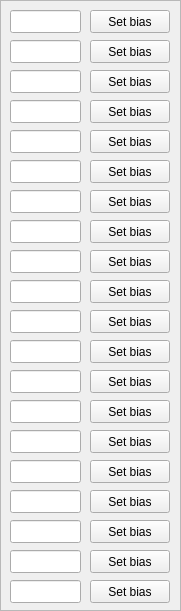
     <widget class="QFrame" name="frameSetSingleBias">
      <property name="geometry">
       <rect>
        <x>100</x>
        <y>30</y>
        <width>181</width>
        <height>611</height>
       </rect>
      </property>
      <property name="frameShape">
       <enum>QFrame::StyledPanel</enum>
      </property>
      <property name="frameShadow">
       <enum>QFrame::Raised</enum>
      </property>
      <widget class="QPushButton" name="btnBiasSetChan_10">
       <property name="geometry">
        <rect>
         <x>90</x>
         <y>280</y>
         <width>80</width>
         <height>23</height>
        </rect>
       </property>
       <property name="text">
        <string>Set bias</string>
       </property>
       <property name="checkable">
        <bool>false</bool>
       </property>
       <property name="checked">
        <bool>false</bool>
       </property>
      </widget>
      <widget class="QPushButton" name="btnBiasSetChan_9">
       <property name="geometry">
        <rect>
         <x>90</x>
         <y>250</y>
         <width>80</width>
         <height>23</height>
        </rect>
       </property>
       <property name="text">
        <string>Set bias</string>
       </property>
      </widget>
      <widget class="QPushButton" name="btnBiasSetChan_1">
       <property name="geometry">
        <rect>
         <x>90</x>
         <y>10</y>
         <width>80</width>
         <height>23</height>
        </rect>
       </property>
       <property name="text">
        <string>Set bias</string>
       </property>
      </widget>
      <widget class="QPushButton" name="btnBiasSetChan_3">
       <property name="geometry">
        <rect>
         <x>90</x>
         <y>70</y>
         <width>80</width>
         <height>23</height>
        </rect>
       </property>
       <property name="text">
        <string>Set bias</string>
       </property>
      </widget>
      <widget class="QPushButton" name="btnBiasSetChan_8">
       <property name="geometry">
        <rect>
         <x>90</x>
         <y>220</y>
         <width>80</width>
         <height>23</height>
        </rect>
       </property>
       <property name="text">
        <string>Set bias</string>
       </property>
      </widget>
      <widget class="QPushButton" name="btnBiasSetChan_4">
       <property name="geometry">
        <rect>
         <x>90</x>
         <y>100</y>
         <width>80</width>
         <height>23</height>
        </rect>
       </property>
       <property name="text">
        <string>Set bias</string>
       </property>
      </widget>
      <widget class="QPushButton" name="btnBiasSetChan_2">
       <property name="geometry">
        <rect>
         <x>90</x>
         <y>40</y>
         <width>80</width>
         <height>23</height>
        </rect>
       </property>
       <property name="text">
        <string>Set bias</string>
       </property>
      </widget>
      <widget class="QPushButton" name="btnBiasSetChan_7">
       <property name="geometry">
        <rect>
         <x>90</x>
         <y>190</y>
         <width>80</width>
         <height>23</height>
        </rect>
       </property>
       <property name="text">
        <string>Set bias</string>
       </property>
      </widget>
      <widget class="QPushButton" name="btnBiasSetChan_6">
       <property name="geometry">
        <rect>
         <x>90</x>
         <y>160</y>
         <width>80</width>
         <height>23</height>
        </rect>
       </property>
       <property name="text">
        <string>Set bias</string>
       </property>
      </widget>
      <widget class="QPushButton" name="btnBiasSetChan_5">
       <property name="geometry">
        <rect>
         <x>90</x>
         <y>130</y>
         <width>80</width>
         <height>23</height>
        </rect>
       </property>
       <property name="text">
        <string>Set bias</string>
       </property>
      </widget>
      <widget class="QPushButton" name="btnBiasSetChan_11">
       <property name="geometry">
        <rect>
         <x>90</x>
         <y>310</y>
         <width>80</width>
         <height>23</height>
        </rect>
       </property>
       <property name="text">
        <string>Set bias</string>
       </property>
       <property name="checkable">
        <bool>false</bool>
       </property>
       <property name="checked">
        <bool>false</bool>
       </property>
      </widget>
      <widget class="QPushButton" name="btnBiasSetChan_12">
       <property name="geometry">
        <rect>
         <x>90</x>
         <y>340</y>
         <width>80</width>
         <height>23</height>
        </rect>
       </property>
       <property name="text">
        <string>Set bias</string>
       </property>
       <property name="checkable">
        <bool>false</bool>
       </property>
       <property name="checked">
        <bool>false</bool>
       </property>
      </widget>
      <widget class="QPushButton" name="btnBiasSetChan_13">
       <property name="geometry">
        <rect>
         <x>90</x>
         <y>370</y>
         <width>80</width>
         <height>23</height>
        </rect>
       </property>
       <property name="text">
        <string>Set bias</string>
       </property>
       <property name="checkable">
        <bool>false</bool>
       </property>
       <property name="checked">
        <bool>false</bool>
       </property>
      </widget>
      <widget class="QPushButton" name="btnBiasSetChan_14">
       <property name="geometry">
        <rect>
         <x>90</x>
         <y>400</y>
         <width>80</width>
         <height>23</height>
        </rect>
       </property>
       <property name="text">
        <string>Set bias</string>
       </property>
       <property name="checkable">
        <bool>false</bool>
       </property>
       <property name="checked">
        <bool>false</bool>
       </property>
      </widget>
      <widget class="QPushButton" name="btnBiasSetChan_15">
       <property name="geometry">
        <rect>
         <x>90</x>
         <y>430</y>
         <width>80</width>
         <height>23</height>
        </rect>
       </property>
       <property name="text">
        <string>Set bias</string>
       </property>
       <property name="checkable">
        <bool>false</bool>
       </property>
       <property name="checked">
        <bool>false</bool>
       </property>
      </widget>
      <widget class="QPushButton" name="btnBiasSetChan_16">
       <property name="geometry">
        <rect>
         <x>90</x>
         <y>460</y>
         <width>80</width>
         <height>23</height>
        </rect>
       </property>
       <property name="text">
        <string>Set bias</string>
       </property>
       <property name="checkable">
        <bool>false</bool>
       </property>
       <property name="checked">
        <bool>false</bool>
       </property>
      </widget>
      <widget class="QPushButton" name="btnBiasSetChan_17">
       <property name="geometry">
        <rect>
         <x>90</x>
         <y>490</y>
         <width>80</width>
         <height>23</height>
        </rect>
       </property>
       <property name="text">
        <string>Set bias</string>
       </property>
       <property name="checkable">
        <bool>false</bool>
       </property>
       <property name="checked">
        <bool>false</bool>
       </property>
      </widget>
      <widget class="QPushButton" name="btnBiasSetChan_18">
       <property name="geometry">
        <rect>
         <x>90</x>
         <y>520</y>
         <width>80</width>
         <height>23</height>
        </rect>
       </property>
       <property name="text">
        <string>Set bias</string>
       </property>
       <property name="checkable">
        <bool>false</bool>
       </property>
       <property name="checked">
        <bool>false</bool>
       </property>
      </widget>
      <widget class="QPushButton" name="btnBiasSetChan_19">
       <property name="geometry">
        <rect>
         <x>90</x>
         <y>550</y>
         <width>80</width>
         <height>23</height>
        </rect>
       </property>
       <property name="text">
        <string>Set bias</string>
       </property>
       <property name="checkable">
        <bool>false</bool>
       </property>
       <property name="checked">
        <bool>false</bool>
       </property>
      </widget>
      <widget class="QPushButton" name="btnBiasSetChan_20">
       <property name="geometry">
        <rect>
         <x>90</x>
         <y>580</y>
         <width>80</width>
         <height>23</height>
        </rect>
       </property>
       <property name="text">
        <string>Set bias</string>
       </property>
       <property name="checkable">
        <bool>false</bool>
       </property>
       <property name="checked">
        <bool>false</bool>
       </property>
      </widget>
      <widget class="QLineEdit" name="txtBiasSetChan_15">
       <property name="geometry">
        <rect>
         <x>10</x>
         <y>430</y>
         <width>71</width>
         <height>23</height>
        </rect>
       </property>
      </widget>
      <widget class="QLineEdit" name="txtBiasSetChan_1">
       <property name="geometry">
        <rect>
         <x>10</x>
         <y>10</y>
         <width>71</width>
         <height>23</height>
        </rect>
       </property>
      </widget>
      <widget class="QLineEdit" name="txtBiasSetChan_14">
       <property name="geometry">
        <rect>
         <x>10</x>
         <y>400</y>
         <width>71</width>
         <height>23</height>
        </rect>
       </property>
      </widget>
      <widget class="QLineEdit" name="txtBiasSetChan_16">
       <property name="geometry">
        <rect>
         <x>10</x>
         <y>460</y>
         <width>71</width>
         <height>23</height>
        </rect>
       </property>
      </widget>
      <widget class="QLineEdit" name="txtBiasSetChan_2">
       <property name="geometry">
        <rect>
         <x>10</x>
         <y>40</y>
         <width>71</width>
         <height>23</height>
        </rect>
       </property>
      </widget>
      <widget class="QLineEdit" name="txtBiasSetChan_5">
       <property name="geometry">
        <rect>
         <x>10</x>
         <y>130</y>
         <width>71</width>
         <height>23</height>
        </rect>
       </property>
      </widget>
      <widget class="QLineEdit" name="txtBiasSetChan_9">
       <property name="geometry">
        <rect>
         <x>10</x>
         <y>250</y>
         <width>71</width>
         <height>23</height>
        </rect>
       </property>
      </widget>
      <widget class="QLineEdit" name="txtBiasSetChan_20">
       <property name="geometry">
        <rect>
         <x>10</x>
         <y>580</y>
         <width>71</width>
         <height>23</height>
        </rect>
       </property>
      </widget>
      <widget class="QLineEdit" name="txtBiasSetChan_6">
       <property name="geometry">
        <rect>
         <x>10</x>
         <y>160</y>
         <width>71</width>
         <height>23</height>
        </rect>
       </property>
      </widget>
      <widget class="QLineEdit" name="txtBiasSetChan_18">
       <property name="geometry">
        <rect>
         <x>10</x>
         <y>520</y>
         <width>71</width>
         <height>23</height>
        </rect>
       </property>
      </widget>
      <widget class="QLineEdit" name="txtBiasSetChan_4">
       <property name="geometry">
        <rect>
         <x>10</x>
         <y>100</y>
         <width>71</width>
         <height>23</height>
        </rect>
       </property>
      </widget>
      <widget class="QLineEdit" name="txtBiasSetChan_10">
       <property name="geometry">
        <rect>
         <x>10</x>
         <y>280</y>
         <width>71</width>
         <height>23</height>
        </rect>
       </property>
      </widget>
      <widget class="QLineEdit" name="txtBiasSetChan_12">
       <property name="geometry">
        <rect>
         <x>10</x>
         <y>340</y>
         <width>71</width>
         <height>23</height>
        </rect>
       </property>
      </widget>
      <widget class="QLineEdit" name="txtBiasSetChan_8">
       <property name="geometry">
        <rect>
         <x>10</x>
         <y>220</y>
         <width>71</width>
         <height>23</height>
        </rect>
       </property>
      </widget>
      <widget class="QLineEdit" name="txtBiasSetChan_11">
       <property name="geometry">
        <rect>
         <x>10</x>
         <y>310</y>
         <width>71</width>
         <height>23</height>
        </rect>
       </property>
      </widget>
      <widget class="QLineEdit" name="txtBiasSetChan_17">
       <property name="geometry">
        <rect>
         <x>10</x>
         <y>490</y>
         <width>71</width>
         <height>23</height>
        </rect>
       </property>
      </widget>
      <widget class="QLineEdit" name="txtBiasSetChan_19">
       <property name="geometry">
        <rect>
         <x>10</x>
         <y>550</y>
         <width>71</width>
         <height>23</height>
        </rect>
       </property>
      </widget>
      <widget class="QLineEdit" name="txtBiasSetChan_3">
       <property name="geometry">
        <rect>
         <x>10</x>
         <y>70</y>
         <width>71</width>
         <height>23</height>
        </rect>
       </property>
      </widget>
      <widget class="QLineEdit" name="txtBiasSetChan_7">
       <property name="geometry">
        <rect>
         <x>10</x>
         <y>190</y>
         <width>71</width>
         <height>23</height>
        </rect>
       </property>
      </widget>
      <widget class="QLineEdit" name="txtBiasSetChan_13">
       <property name="geometry">
        <rect>
         <x>10</x>
         <y>370</y>
         <width>71</width>
         <height>23</height>
        </rect>
       </property>
      </widget>
     </widget>
